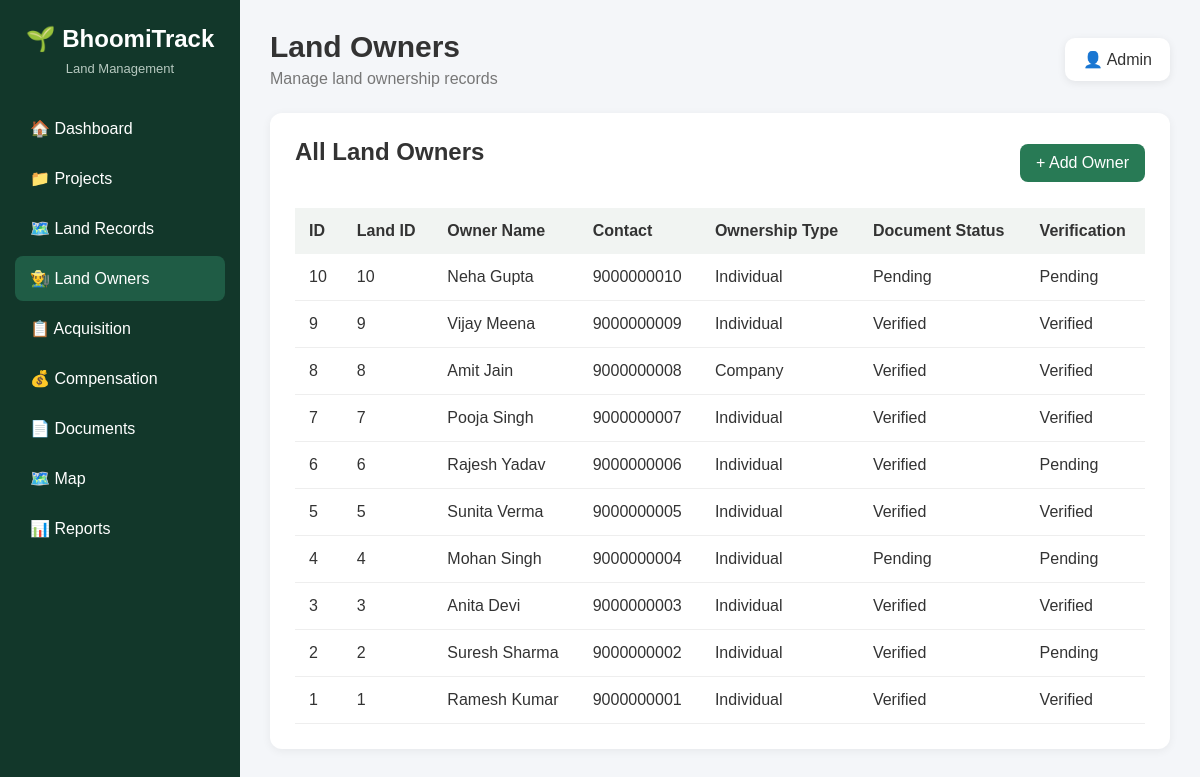
/owners, run on the app's committed database.
### tables this page shows
CREATE TABLE "landowners" (
"owner_id" INTEGER,
  "land_id" INTEGER,
  "owner_name" TEXT,
  "contact" INTEGER,
  "ownership_type" TEXT,
  "document_status" TEXT,
  "verification_status" TEXT
);

### app.py (the view)
@app.route("/owners")
def owners():
    connection = get_db_connection()
    owners = connection.execute("""
        SELECT *
        FROM landowners
        ORDER BY owner_id DESC
    """).fetchall()
    connection.close()
    return render_template(
        "owners.html",
        owners=owners
    )

### app.py (called while the page is built)
def get_db_connection():
    connection = sqlite3.connect("database.db")
    connection.row_factory = sqlite3.Row
    return connection

### templates/owners.html (shortened to what this page needs)
<!DOCTYPE html>
<html lang="en">
<head>
    <link rel="stylesheet"
          href="{{ url_for('static', filename='style.css') }}">
</head>
<body>
    <div class="sidebar">
        <h2>🌱 BhoomiTrack</h2>
        <p class="side-title">
            Land Management
        </p>
        <a href="/">🏠 Dashboard</a>
        <a href="/projects">📁 Projects</a>
        <a href="/land">🗺️ Land Records</a>
        <a href="/owners" class="active">
            👨‍🌾 Land Owners
        </a>
        <a href="#">📋 Acquisition</a>
        <a href="#">💰 Compensation</a>
        <a href="#">📄 Documents</a>
        <a href="#">🗺️ Map</a>
        <a href="#">📊 Reports</a>
    </div>
    <div class="main">
        <div class="header">
            <div>
                <h1>Land Owners</h1>
                <p>
                    Manage land ownership records
                </p>
            </div>
            <div class="admin">
                👤 Admin
            </div>
        </div>
        <div class="box">
            <div class="project-header">
                <h2>All Land Owners</h2>
                <a href="/add-owner"
                   class="add-button">
                    + Add Owner
                </a>
            </div>
            <table>
                <thead>
                    <tr>
                        <th>ID</th>
                        <th>Land ID</th>
                        <th>Owner Name</th>
                        <th>Contact</th>
                        <th>Ownership Type</th>
                        <th>Document Status</th>
                        <th>Verification</th>
                    </tr>
                </thead>
                <tbody>
                    {% for owner in owners %}
                    <tr>
                        <td>{{ owner["owner_id"] }}</td>
                        <td>{{ owner["land_id"] }}</td>
                        <td>{{ owner["owner_name"] }}</td>
                        <td>{{ owner["contact"] }}</td>
                        <td>{{ owner["ownership_type"] }}</td>
                        <td>{{ owner["document_status"] }}</td>
                        <td>{{ owner["verification_status"] }}</td>
                    </tr>
                    {% endfor %}
                </tbody>
            </table>
        </div>
    </div>
</body>
</html>

### static/style.css (style rules this page uses)
* { margin: 0; padding: 0; box-sizing: border-box; font-family: Arial, sans-serif; }
body { background: #f4f6f9; color: #333; }
.sidebar { position: fixed; left: 0; top: 0; width: 240px; height: 100vh; background: #12372a; color: white; padding: 25px 15px; }
.sidebar h2 { text-align: center; margin-bottom: 8px; }
.side-title { text-align: center; color: #b7c9c0; font-size: 13px; margin-bottom: 30px; }
.sidebar a { display: block; padding: 13px 15px; margin: 5px 0; color: white; text-decoration: none; border-radius: 8px; }
.sidebar a:hover, .sidebar a.active { background: #1f5c45; }
.main { margin-left: 240px; padding: 30px; }
.header { display: flex; justify-content: space-between; align-items: center; margin-bottom: 25px; }
.header h1 { font-size: 30px; }
.header p { margin-top: 6px; color: #777; }
.admin { background: white; padding: 12px 18px; border-radius: 10px; box-shadow: 0 2px 8px rgba(0,0,0,0.08); }
.box { background: white; padding: 25px; border-radius: 12px; box-shadow: 0 2px 10px rgba(0,0,0,0.06); }
.box h2 { margin-bottom: 22px; }
.project-header { display: flex; justify-content: space-between; align-items: center; margin-bottom: 20px; }
.add-button { background: #287a55; color: white; text-decoration: none; padding: 10px 16px; border-radius: 8px; }
table { width: 100%; border-collapse: collapse; }
th { background: #f1f4f2; text-align: left; padding: 14px; }
td { padding: 14px; border-bottom: 1px solid #eee; }

### data on the page
landowners: owner_id "10", land_id "10", owner_name "Neha Gupta", contact "9000000010", ownership_type "Individual", document_status "Pending", verification_status "Pending"
landowners: owner_id "9", land_id "9", owner_name "Vijay Meena", contact "9000000009", ownership_type "Individual", document_status "Verified", verification_status "Verified"
landowners: owner_id "8", land_id "8", owner_name "Amit Jain", contact "9000000008", ownership_type "Company", document_status "Verified", verification_status "Verified"
landowners: owner_id "7", land_id "7", owner_name "Pooja Singh", contact "9000000007", ownership_type "Individual", document_status "Verified", verification_status "Verified"
landowners: owner_id "6", land_id "6", owner_name "Rajesh Yadav", contact "9000000006", ownership_type "Individual", document_status "Verified", verification_status "Pending"
landowners: owner_id "5", land_id "5", owner_name "Sunita Verma", contact "9000000005", ownership_type "Individual", document_status "Verified", verification_status "Verified"
landowners: owner_id "4", land_id "4", owner_name "Mohan Singh", contact "9000000004", ownership_type "Individual", document_status "Pending", verification_status "Pending"
landowners: owner_id "3", land_id "3", owner_name "Anita Devi", contact "9000000003", ownership_type "Individual", document_status "Verified", verification_status "Verified"
landowners: owner_id "2", land_id "2", owner_name "Suresh Sharma", contact "9000000002", ownership_type "Individual", document_status "Verified", verification_status "Pending"
landowners: owner_id "1", land_id "1", owner_name "Ramesh Kumar", contact "9000000001", ownership_type "Individual", document_status "Verified", verification_status "Verified"
